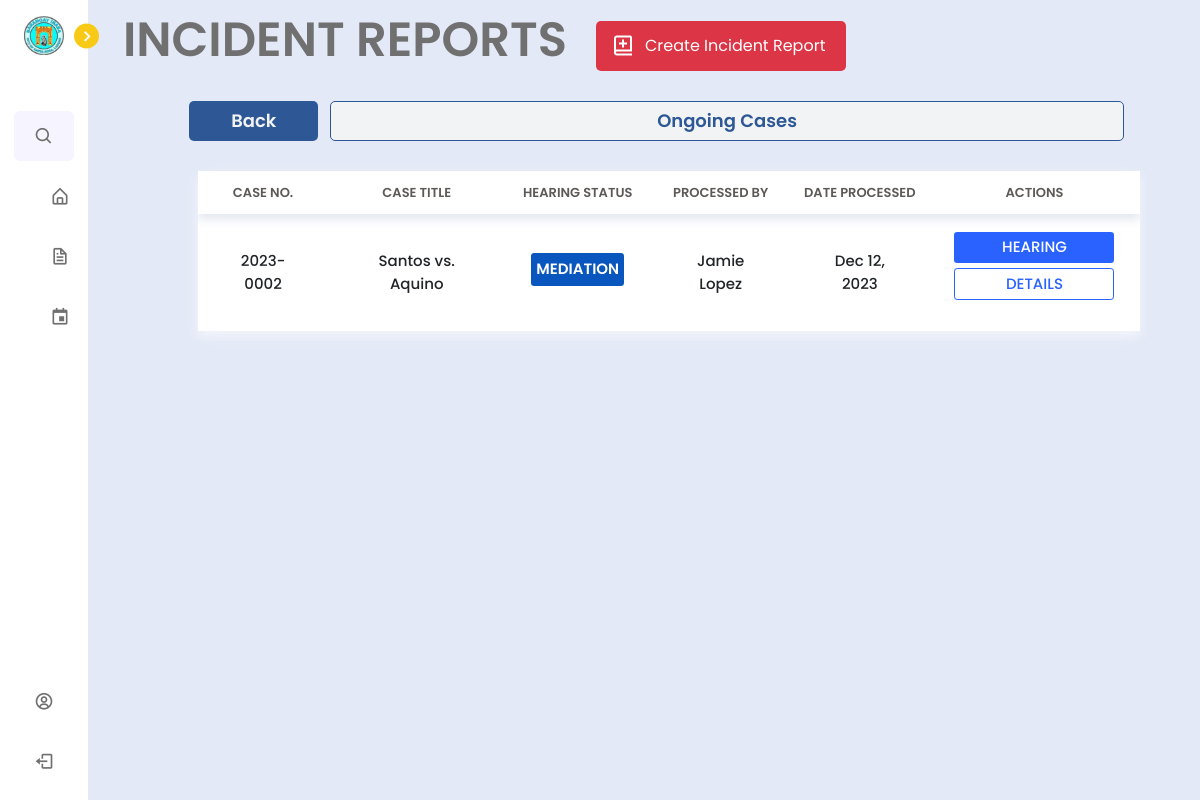
The app's page /barangay/lupon/ongoing_cases.php (signed in), older data.
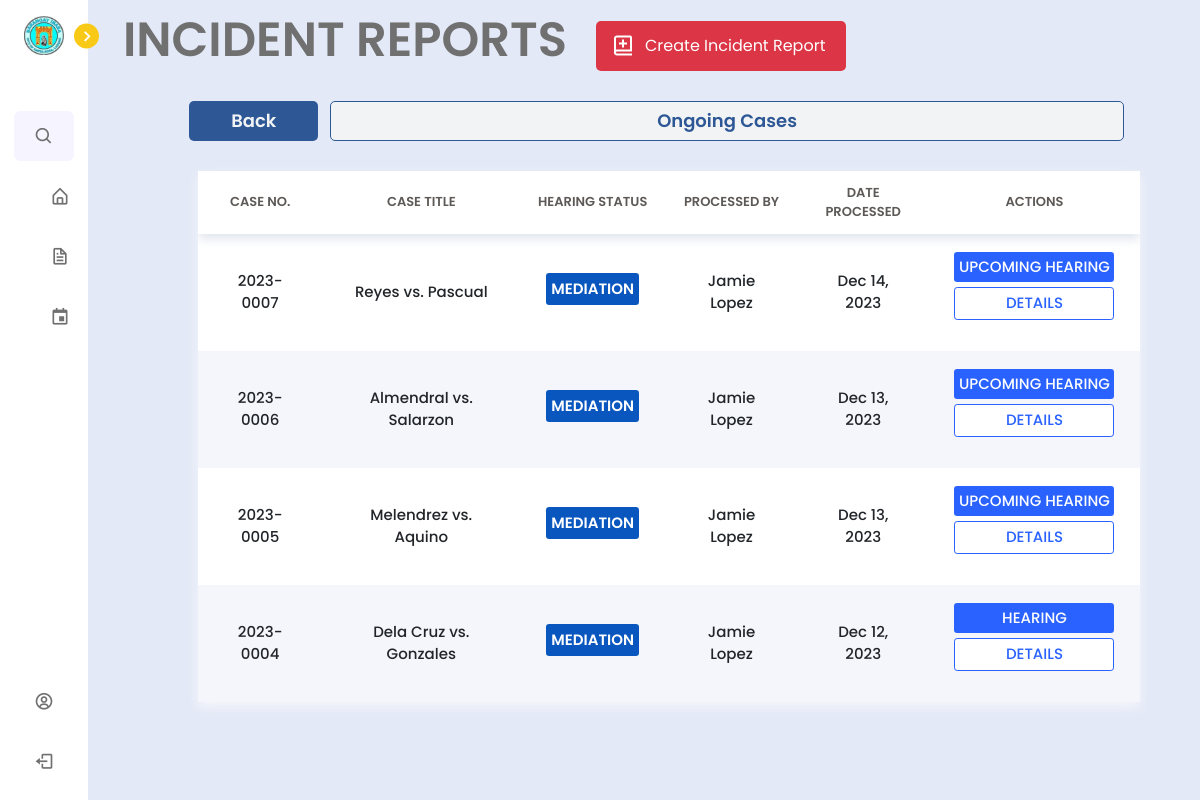
The same page, newer data.
### tables this page shows
CREATE TABLE `incident_report` (
  `incident_id` int(11) NOT NULL,
  `complainant_last_name` varchar(255) NOT NULL,
  `complainant_first_name` varchar(255) NOT NULL,
  `complainant_middle_name` varchar(255) NOT NULL,
  `complainant_cellphone_number` varchar(20) NOT NULL,
  `complainant_house_address` varchar(255) NOT NULL,
  `respondent_last_name` varchar(255) NOT NULL,
  `respondent_first_name` varchar(255) NOT NULL,
  `respondent_middle_name` varchar(255) NOT NULL,
  `respondent_cellphone_number` varchar(20) NOT NULL,
  `respondent_house_address` varchar(255) NOT NULL,
  `incident_case_number` varchar(50) NOT NULL,
  `incident_case_type` varchar(100) NOT NULL,
  `incident_date` date NOT NULL,
  `description_of_violation` tinytext NOT NULL,
  `created_at` timestamp NOT NULL DEFAULT current_timestamp(),
  `submitter_first_name` varchar(50) DEFAULT NULL,
  `submitter_last_name` varchar(50) DEFAULT NULL,
  `lupon_id` int(11) DEFAULT NULL,
  `pb_id` int(11) NOT NULL,
  `other_incident_case_type` varchar(255) DEFAULT NULL
);

### barangay/lupon/ongoing_cases.php (the view, shortened to what the changed rows need)
<?php
include '../../config.php';
$email = $_SESSION['email_address'];
?>
<!DOCTYPE html>
<html lang="en">
<head>
    <link href='https://unpkg.com/boxicons@2.1.1/css/boxicons.min.css' rel='stylesheet'>
    <link rel="stylesheet" href="../../node_modules/bootstrap/dist/css/bootstrap.min.css">
    <link rel="stylesheet" href="../../css/lupon.css">
    <link rel="stylesheet" href="https://cdnjs.cloudflare.com/ajax/libs/font-awesome/6.2.0/css/all.min.css"/>
</head>
<body>
    <?php include 'nav_bar.php'; ?>
    <section class="home">
    <h1 style="margin-left: 4%; margin-top: 1%; display: flex; font-size: 48px;">INCIDENT REPORTS</h1>
        <table style="margin-left: 120px; width: 84%; background: #fff; text-align: center;">
            <thead>
                <tr>
                        <th>Case No.</th>
                        <th>Case Title</th>
                        <th>Hearing Status</th>
                        <th>Processed By</th>
                        <th>Date Processed</th>
                        <th>Actions</th>
                </tr>
            </thead>
            <tbody>
                <?php
                        $selectLuponId = mysqli_query($conn, "SELECT pb_id FROM `lupon_accounts` WHERE email_address = '$email'");
                        $row = mysqli_fetch_assoc($selectLuponId);
                        $pb_id = $row['pb_id'];
                        $select = mysqli_query($conn, "SELECT ir.incident_case_number, ir.complainant_last_name, ir.respondent_last_name, ir.description_of_violation, ir.incident_date, ir.submitter_first_name, ir.submitter_last_name, ir.created_at
                            FROM `incident_report` AS ir
                            INNER JOIN `hearing` AS h ON ir.incident_case_number = h.incident_case_number
                            LEFT JOIN `court_action` AS ca ON ir.incident_case_number = ca.incident_case_number
                            WHERE h.date_of_hearing IS NOT NULL
                            AND h.time_of_hearing IS NOT NULL
                            AND ir.pb_id = $pb_id
                            AND NOT EXISTS (SELECT 1 FROM `amicable_settlement` AS amicable WHERE h.hearing_id = amicable.hearing_id)
                            AND ca.incident_case_number IS NULL -- Change 'some_column' to an actual column in court_action
                            ORDER BY ir.created_at DESC")
                            or die('query failed');
                        $num_rows = mysqli_num_rows($select);
                        if ($num_rows === 0) {
                            echo '<tr><td colspan="8" style="font-size: 25px; font-weight: 600; text-transform: uppercase;">no ongoing incident cases yet</td></tr>';
                        } else {
                            while ($fetch_cases = mysqli_fetch_assoc($select)) {
                                $submitter_first_name = $fetch_cases['submitter_first_name'];
                                $submitter_last_name = $fetch_cases['submitter_last_name'];
                                $submitter_full_name = $submitter_first_name . ' ' . $submitter_last_name;
                                ?>
                                <tr>
                                <td><?php echo htmlspecialchars(substr($fetch_cases['incident_case_number'], 0, 9)); ?></td>
                                    <td><?php echo $fetch_cases['complainant_last_name']; ?> vs. <?php echo $fetch_cases['respondent_last_name']; ?></td>
                                    <td>
                                    <?php
                        $incident_case_number = $fetch_cases['incident_case_number'];
                        $select_hearing = mysqli_query($conn, "SELECT hearing_type_status, date_of_hearing FROM hearing WHERE incident_case_number = '$incident_case_number'") or die('hearing query failed');
                        if (mysqli_num_rows($select_hearing) > 0) {
                            $hearing_data = mysqli_fetch_assoc($select_hearing);
                            $hearing_type_status = $hearing_data['hearing_type_status'];
                            if ($hearing_type_status === 'mediation') {
                                echo '<p class="mediation" style="margin-top: 10%;">Mediation</p>';
                            } elseif ($hearing_type_status === 'conciliation') {
                                echo '<p class="conciliation" style="margin-top: 10%;">Conciliation</p>';
                            } elseif ($hearing_type_status === 'arbitration') {
                                echo '<p class="arbitration" style="margin-top: 10%;">Arbitration</p>';
                            } else {
                                echo '<p class="unknown">Unknown</p>';
                            }
                        }
                ?>
                            </td>
                            <td><?php echo $submitter_full_name; ?></td>
                            <td><?php echo date("M d, Y", strtotime($fetch_cases['created_at'])); ?></td>
                            <td>
                                        <?php
                            $incident_case_number = $fetch_cases['incident_case_number'];
                            $select_hearing = mysqli_query($conn, "SELECT hearing_type_status, date_of_hearing FROM hearing WHERE incident_case_number = '$incident_case_number'") or die('hearing query failed');
                            if (mysqli_num_rows($select_hearing) > 0) {
                                $hearing_data = mysqli_fetch_assoc($select_hearing);
                                $hearing_type_status = $hearing_data['hearing_type_status'];
                                $date_of_hearing = strtotime($hearing_data['date_of_hearing']);
                                $current_time = time();
                                if ($current_time >= $date_of_hearing) {
                                    if ($hearing_type_status == "mediation") {
                                        echo '<a href="settlement_page.php?incident_case_number=' . $incident_case_number . '" class="hearing" style="margin-top: -5%; width: 10rem;">Hearing</a>';
                                    } elseif ($hearing_type_status == "conciliation") {
                                        echo '<a href="conciliation_settlement_page.php?incident_case_number=' . $incident_case_number . '" class="hearing" style="margin-top: -5%; width: 10rem;">Hearing</a>';
                                    } elseif ($hearing_type_status == "arbitration") {
                                        echo '<a href="arbitration_settlement_page.php?incident_case_number=' . $incident_case_number . '" class="hearing" style="margin-top: -5%; width: 10rem;">Hearing</a>';
                                    }
                                } else {
                                    echo '<div class="upcoming-hearing" style="margin-top: -5%;">Upcoming Hearing</div>';
                                }
                                    echo '<a href="casereport.php?incident_case_number=' . $incident_case_number . '" class="shownotices">Details</a>';
                            }
                        ?>
                        </td>
                        </tr>
                            <?php
                                }
                            }
                            ?>
                    </tbody>
                    </table>
        </section>
</body>
</html>

Row changes from the older to the newer data that the page shows:
no longer on this page (row unchanged): incident_report: incident_case_number "2023-0002", complainant_last_name "Santos", respondent_last_name "Aquino", submitter_full_name "Jamie Lopez", created_at "Dec 12, 2023"
added incident_report: incident_case_number "2023-0007", complainant_last_name "Reyes", respondent_last_name "Pascual", submitter_full_name "Jamie Lopez", created_at "Dec 14, 2023", shows "UPCOMING HEARING"
added incident_report: incident_case_number "2023-0006", complainant_last_name "Almendral", respondent_last_name "Salarzon", submitter_full_name "Jamie Lopez", created_at "Dec 13, 2023", shows "UPCOMING HEARING"
added incident_report: incident_case_number "2023-0005", complainant_last_name "Melendrez", respondent_last_name "Aquino", submitter_full_name "Jamie Lopez", created_at "Dec 13, 2023", shows "UPCOMING HEARING"
now on this page (row unchanged): incident_report: incident_case_number "2023-0004", complainant_last_name "Dela Cruz", respondent_last_name "Gonzales", submitter_full_name "Jamie Lopez", created_at "Dec 12, 2023"
